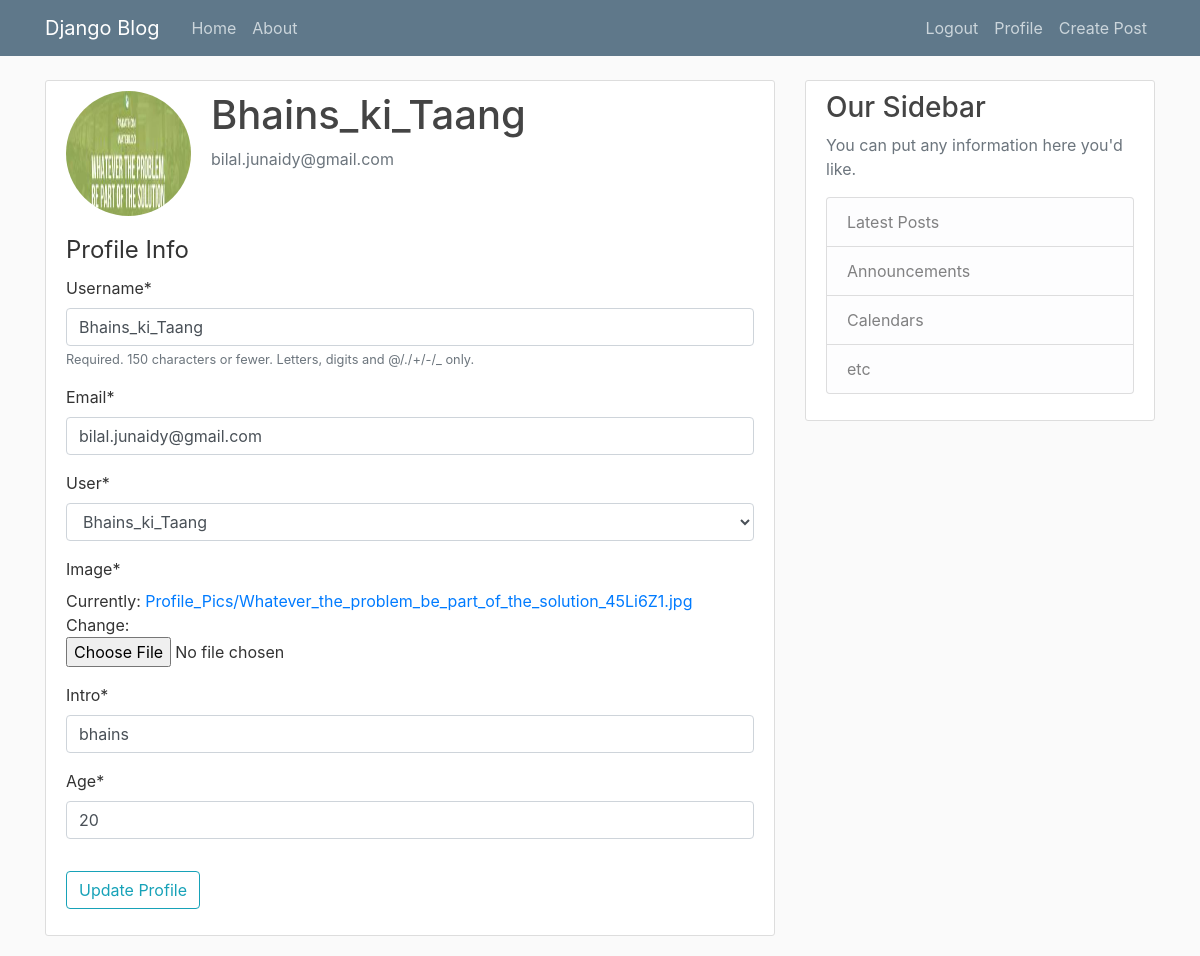
The app's page /profile (signed in) with its own data.
### users/models.py (models this page shows, shortened)
class Profile(models.Model):
    user = models.OneToOneField(User, on_delete = models.CASCADE)
    image = models.ImageField(default = 'default.png', upload_to = 'Profile_Pics')
    Intro = models.CharField(max_length = 255, null = False, blank = False)
    age = models.IntegerField(validators=[MinValueValidator(7), MaxValueValidator(100)])

### users/views.py (the view)
# urls.py: path('profile', user_views.profile, name="profile"),
@login_required
def profile(request):
    if request.method == 'POST':
        u_form = UserUpdateForm(request.POST, instance = request.user)
        p_form = ProfileUpdateForm(request.POST, request.FILES,
        instance = request.user.profile)
        if u_form.is_valid() and p_form.is_valid():
            u_form.save()
            p_form.save()
            messages.success(request, f'Your profile has now been updated')
            return redirect('profile')
    else:
        u_form = UserUpdateForm(instance = request.user)
        p_form = ProfileUpdateForm(instance = request.user.profile)
    context = {
        "u_form":u_form,
        "p_form":p_form
    }
    return render(request, "users/profile.html", context)

### users/forms.py
class UserUpdateForm(forms.ModelForm):
    email = forms.EmailField()
    class Meta:
        model = User
        fields = ['username', 'email']

class ProfileUpdateForm(forms.ModelForm):
    class Meta:
        model = Profile
        fields = '__all__'

### users/templates/users/profile.html (shortened to what this page needs)
{% extends "blog/layout.html" %}
{% load crispy_forms_tags %}
{% block content %}
<div class="content-section">
    <div class="media">
      <img class="rounded-circle account-img" src="{{ user.profile.image.url }}">
      <div class="media-body">
        <h2 class="account-heading">{{ user.username }}</h2>
        <p class="text-secondary">{{ user.email }}</p>
      </div>
    </div>
    <form method = 'POST' action="{% url 'profile' %}" enctype="multipart/form-data">
        <fieldset class="form-group">
            <legend class="border-bottom-mb-4">
                Profile Info
            </legend>
            {{ u_form|crispy }}
            {{ p_form|crispy }}
        </fieldset>
        <div class="form-group">
            <button class="btn btn-outline-info" type="submit">Update Profile</button>
        </div>
  </form>
  </div>
{% endblock content %}

### blog/static/blog/main.css (style rules this page uses)
body { background: #fafafa; color: #333333; margin-top: 5rem; }
h1, h2, h3, h4, h5, h6 { color: #444444; }
.content-section { background: #ffffff; padding: 10px 20px; border: 1px solid #dddddd; border-radius: 3px; margin-bottom: 20px; }
.account-img { height: 125px; width: 125px; margin-right: 20px; margin-bottom: 16px; }
.account-heading { font-size: 2.5rem; }

### records on screen
Profile: user "Bhains_ki_Taang", Intro "bhains", age "20"

### other values on screen
{{ user.username }} "Bhains_ki_Taang"
{{ user.email }} "bilal.junaidy@gmail.com"
